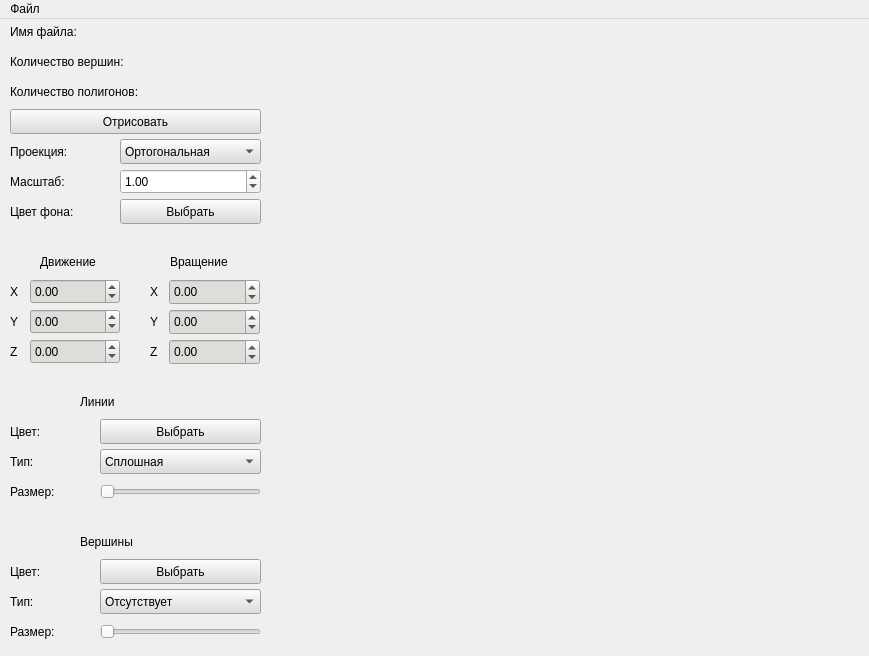
<?xml version="1.0" encoding="UTF-8"?>
<ui version="4.0">
 <class>MainWindow</class>
 <widget class="QMainWindow" name="MainWindow">
  <property name="geometry">
   <rect>
    <x>0</x>
    <y>0</y>
    <width>869</width>
    <height>656</height>
   </rect>
  </property>
  <property name="minimumSize">
   <size>
    <width>869</width>
    <height>656</height>
   </size>
  </property>
  <property name="maximumSize">
   <size>
    <width>869</width>
    <height>656</height>
   </size>
  </property>
  <property name="windowTitle">
   <string>3DViewer 2.0</string>
  </property>
  <widget class="QWidget" name="centralwidget">
   <widget class="QLabel" name="label_name_file">
    <property name="geometry">
     <rect>
      <x>10</x>
      <y>0</y>
      <width>251</width>
      <height>25</height>
     </rect>
    </property>
    <property name="text">
     <string>Имя файла:</string>
    </property>
   </widget>
   <widget class="QLabel" name="label_count_vertex">
    <property name="geometry">
     <rect>
      <x>10</x>
      <y>30</y>
      <width>251</width>
      <height>25</height>
     </rect>
    </property>
    <property name="text">
     <string>Количество вершин:</string>
    </property>
   </widget>
   <widget class="QLabel" name="label_count_polygon">
    <property name="geometry">
     <rect>
      <x>10</x>
      <y>60</y>
      <width>251</width>
      <height>25</height>
     </rect>
    </property>
    <property name="text">
     <string>Количество полигонов:</string>
    </property>
   </widget>
   <widget class="QLabel" name="label_rotation">
    <property name="geometry">
     <rect>
      <x>170</x>
      <y>230</y>
      <width>74</width>
      <height>25</height>
     </rect>
    </property>
    <property name="text">
     <string>Вращение</string>
    </property>
   </widget>
   <widget class="QLabel" name="label_movement">
    <property name="geometry">
     <rect>
      <x>40</x>
      <y>230</y>
      <width>81</width>
      <height>25</height>
     </rect>
    </property>
    <property name="text">
     <string>Движение</string>
    </property>
   </widget>
   <widget class="QLabel" name="label_vertex">
    <property name="geometry">
     <rect>
      <x>80</x>
      <y>510</y>
      <width>71</width>
      <height>25</height>
     </rect>
    </property>
    <property name="text">
     <string>Вершины</string>
    </property>
   </widget>
   <widget class="QLabel" name="label_line">
    <property name="geometry">
     <rect>
      <x>80</x>
      <y>370</y>
      <width>51</width>
      <height>25</height>
     </rect>
    </property>
    <property name="text">
     <string>Линии</string>
    </property>
   </widget>
   <widget class="QLabel" name="label_rotation_x">
    <property name="geometry">
     <rect>
      <x>150</x>
      <y>260</y>
      <width>10</width>
      <height>25</height>
     </rect>
    </property>
    <property name="text">
     <string>X</string>
    </property>
   </widget>
   <widget class="QLabel" name="label_rotation_y">
    <property name="geometry">
     <rect>
      <x>150</x>
      <y>290</y>
      <width>10</width>
      <height>25</height>
     </rect>
    </property>
    <property name="text">
     <string>Y</string>
    </property>
   </widget>
   <widget class="QLabel" name="label_rotation_z">
    <property name="geometry">
     <rect>
      <x>150</x>
      <y>320</y>
      <width>10</width>
      <height>25</height>
     </rect>
    </property>
    <property name="text">
     <string>Z</string>
    </property>
   </widget>
   <widget class="QLabel" name="label_movement_y">
    <property name="geometry">
     <rect>
      <x>10</x>
      <y>290</y>
      <width>10</width>
      <height>25</height>
     </rect>
    </property>
    <property name="text">
     <string>Y</string>
    </property>
   </widget>
   <widget class="QLabel" name="label_movement_z">
    <property name="geometry">
     <rect>
      <x>10</x>
      <y>320</y>
      <width>10</width>
      <height>25</height>
     </rect>
    </property>
    <property name="text">
     <string>Z</string>
    </property>
   </widget>
   <widget class="QLabel" name="label_movement_x">
    <property name="geometry">
     <rect>
      <x>10</x>
      <y>260</y>
      <width>10</width>
      <height>25</height>
     </rect>
    </property>
    <property name="text">
     <string>X</string>
    </property>
   </widget>
   <widget class="QDoubleSpinBox" name="spin_box_rotate_x">
    <property name="geometry">
     <rect>
      <x>169</x>
      <y>260</y>
      <width>91</width>
      <height>26</height>
     </rect>
    </property>
    <property name="styleSheet">
     <string notr="true">background-color: rgb(222, 221, 218);
      color: rgb(0, 0, 0);</string>
    </property>
    <property name="minimum">
     <double>-99.989999999999995</double>
    </property>
    <property name="maximum">
     <double>99.989999999999995</double>
    </property>
    <property name="singleStep">
     <double>0.100000000000000</double>
    </property>
   </widget>
   <widget class="QDoubleSpinBox" name="spin_box_rotate_y">
    <property name="geometry">
     <rect>
      <x>169</x>
      <y>290</y>
      <width>91</width>
      <height>26</height>
     </rect>
    </property>
    <property name="styleSheet">
     <string notr="true">background-color: rgb(222, 221, 218);
      color: rgb(0, 0, 0);</string>
    </property>
    <property name="minimum">
     <double>-99.989999999999995</double>
    </property>
    <property name="maximum">
     <double>99.989999999999995</double>
    </property>
    <property name="singleStep">
     <double>0.100000000000000</double>
    </property>
   </widget>
   <widget class="QDoubleSpinBox" name="spin_box_rotate_z">
    <property name="geometry">
     <rect>
      <x>169</x>
      <y>320</y>
      <width>91</width>
      <height>26</height>
     </rect>
    </property>
    <property name="styleSheet">
     <string notr="true">background-color: rgb(222, 221, 218);
      color: rgb(0, 0, 0);</string>
    </property>
    <property name="minimum">
     <double>-99.989999999999995</double>
    </property>
    <property name="maximum">
     <double>99.989999999999995</double>
    </property>
    <property name="singleStep">
     <double>0.100000000000000</double>
    </property>
   </widget>
   <widget class="QDoubleSpinBox" name="spin_box_movement_y">
    <property name="geometry">
     <rect>
      <x>30</x>
      <y>290</y>
      <width>90</width>
      <height>25</height>
     </rect>
    </property>
    <property name="styleSheet">
     <string notr="true">background-color: rgb(222, 221, 218);
      color: rgb(0, 0, 0);</string>
    </property>
    <property name="minimum">
     <double>-99.989999999999995</double>
    </property>
    <property name="singleStep">
     <double>0.100000000000000</double>
    </property>
   </widget>
   <widget class="QDoubleSpinBox" name="spin_box_movement_x">
    <property name="geometry">
     <rect>
      <x>30</x>
      <y>260</y>
      <width>90</width>
      <height>25</height>
     </rect>
    </property>
    <property name="styleSheet">
     <string notr="true">background-color: rgb(222, 221, 218);
      color: rgb(0, 0, 0);</string>
    </property>
    <property name="minimum">
     <double>-99.989999999999995</double>
    </property>
    <property name="singleStep">
     <double>0.100000000000000</double>
    </property>
   </widget>
   <widget class="QDoubleSpinBox" name="spin_box_movement_z">
    <property name="geometry">
     <rect>
      <x>30</x>
      <y>320</y>
      <width>90</width>
      <height>25</height>
     </rect>
    </property>
    <property name="styleSheet">
     <string notr="true">background-color: rgb(222, 221, 218);
      color: rgb(0, 0, 0);</string>
    </property>
    <property name="minimum">
     <double>-99.989999999999995</double>
    </property>
    <property name="singleStep">
     <double>0.100000000000000</double>
    </property>
    <property name="value">
     <double>0.000000000000000</double>
    </property>
   </widget>
   <widget class="QLabel" name="label_size_line">
    <property name="geometry">
     <rect>
      <x>10</x>
      <y>460</y>
      <width>61</width>
      <height>25</height>
     </rect>
    </property>
    <property name="text">
     <string>Размер:</string>
    </property>
   </widget>
   <widget class="QLabel" name="label_color_line">
    <property name="geometry">
     <rect>
      <x>10</x>
      <y>400</y>
      <width>61</width>
      <height>25</height>
     </rect>
    </property>
    <property name="text">
     <string>Цвет:</string>
    </property>
   </widget>
   <widget class="QLabel" name="label_type_line">
    <property name="geometry">
     <rect>
      <x>10</x>
      <y>430</y>
      <width>61</width>
      <height>25</height>
     </rect>
    </property>
    <property name="text">
     <string>Тип:</string>
    </property>
   </widget>
   <widget class="QComboBox" name="combo_box_type_line">
    <property name="geometry">
     <rect>
      <x>100</x>
      <y>430</y>
      <width>161</width>
      <height>25</height>
     </rect>
    </property>
    <property name="styleSheet">
     <string notr="true">background-color: rgb(222, 221, 218);
      color: rgb(0, 0, 0);</string>
    </property>
    <item>
     <property name="text">
      <string>Сплошная</string>
     </property>
    </item>
    <item>
     <property name="text">
      <string>Пунктирная</string>
     </property>
    </item>
   </widget>
   <widget class="QPushButton" name="button_select_color_line">
    <property name="geometry">
     <rect>
      <x>100</x>
      <y>400</y>
      <width>161</width>
      <height>25</height>
     </rect>
    </property>
    <property name="styleSheet">
     <string notr="true">background-color: rgb(222, 221, 218);
      color: rgb(0, 0, 0);</string>
    </property>
    <property name="text">
     <string>Выбрать</string>
    </property>
   </widget>
   <widget class="QLabel" name="label_color_vertex">
    <property name="geometry">
     <rect>
      <x>10</x>
      <y>540</y>
      <width>61</width>
      <height>25</height>
     </rect>
    </property>
    <property name="text">
     <string>Цвет:</string>
    </property>
   </widget>
   <widget class="QLabel" name="label_size_vertex">
    <property name="geometry">
     <rect>
      <x>10</x>
      <y>600</y>
      <width>61</width>
      <height>25</height>
     </rect>
    </property>
    <property name="text">
     <string>Размер:</string>
    </property>
   </widget>
   <widget class="QLabel" name="label_type_vertex">
    <property name="geometry">
     <rect>
      <x>10</x>
      <y>570</y>
      <width>61</width>
      <height>25</height>
     </rect>
    </property>
    <property name="text">
     <string>Тип:</string>
    </property>
   </widget>
   <widget class="QComboBox" name="combo_box_type_vertex">
    <property name="geometry">
     <rect>
      <x>100</x>
      <y>570</y>
      <width>161</width>
      <height>25</height>
     </rect>
    </property>
    <property name="styleSheet">
     <string notr="true">background-color: rgb(222, 221, 218);
      color: rgb(0, 0, 0);</string>
    </property>
    <item>
     <property name="text">
      <string>Отсутствует</string>
     </property>
    </item>
    <item>
     <property name="text">
      <string>Круг</string>
     </property>
    </item>
    <item>
     <property name="text">
      <string>Квадрат</string>
     </property>
    </item>
   </widget>
   <widget class="QPushButton" name="button_select_color_point">
    <property name="geometry">
     <rect>
      <x>100</x>
      <y>540</y>
      <width>161</width>
      <height>25</height>
     </rect>
    </property>
    <property name="styleSheet">
     <string notr="true">background-color: rgb(222, 221, 218);
      color: rgb(0, 0, 0);</string>
    </property>
    <property name="text">
     <string>Выбрать</string>
    </property>
   </widget>
   <widget class="QLabel" name="label_projection">
    <property name="geometry">
     <rect>
      <x>10</x>
      <y>120</y>
      <width>81</width>
      <height>25</height>
     </rect>
    </property>
    <property name="text">
     <string>Проекция:</string>
    </property>
   </widget>
   <widget class="QLabel" name="label_background_color">
    <property name="geometry">
     <rect>
      <x>10</x>
      <y>180</y>
      <width>81</width>
      <height>25</height>
     </rect>
    </property>
    <property name="text">
     <string>Цвет фона:</string>
    </property>
   </widget>
   <widget class="QLabel" name="label_scale">
    <property name="geometry">
     <rect>
      <x>10</x>
      <y>150</y>
      <width>81</width>
      <height>25</height>
     </rect>
    </property>
    <property name="text">
     <string>Масштаб:</string>
    </property>
   </widget>
   <widget class="QComboBox" name="combo_box_projection_type">
    <property name="geometry">
     <rect>
      <x>120</x>
      <y>120</y>
      <width>141</width>
      <height>25</height>
     </rect>
    </property>
    <property name="styleSheet">
     <string notr="true">background-color: rgb(222, 221, 218);
      color: rgb(0, 0, 0);</string>
    </property>
    <item>
     <property name="text">
      <string>Ортогональная</string>
     </property>
    </item>
    <item>
     <property name="text">
      <string>Перспективная</string>
     </property>
    </item>
   </widget>
   <widget class="QPushButton" name="button_select_background_color">
    <property name="geometry">
     <rect>
      <x>120</x>
      <y>180</y>
      <width>141</width>
      <height>25</height>
     </rect>
    </property>
    <property name="styleSheet">
     <string notr="true">background-color: rgb(222, 221, 218);
      color: rgb(0, 0, 0);</string>
    </property>
    <property name="text">
     <string>Выбрать</string>
    </property>
   </widget>
   <widget class="QPushButton" name="button_draw">
    <property name="geometry">
     <rect>
      <x>10</x>
      <y>90</y>
      <width>251</width>
      <height>25</height>
     </rect>
    </property>
    <property name="styleSheet">
     <string notr="true">background-color: rgb(222, 221, 218);
      color: rgb(0, 0, 0);</string>
    </property>
    <property name="text">
     <string>Отрисовать</string>
    </property>
   </widget>
   <widget class="QSlider" name="slider_size_vertex">
    <property name="geometry">
     <rect>
      <x>100</x>
      <y>600</y>
      <width>161</width>
      <height>25</height>
     </rect>
    </property>
    <property name="maximum">
     <number>20</number>
    </property>
    <property name="orientation">
     <enum>Qt::Horizontal</enum>
    </property>
   </widget>
   <widget class="QSlider" name="slider_size_line">
    <property name="geometry">
     <rect>
      <x>100</x>
      <y>460</y>
      <width>161</width>
      <height>25</height>
     </rect>
    </property>
    <property name="minimum">
     <number>1</number>
    </property>
    <property name="maximum">
     <number>10</number>
    </property>
    <property name="singleStep">
     <number>3</number>
    </property>
    <property name="orientation">
     <enum>Qt::Horizontal</enum>
    </property>
   </widget>
   <widget class="QDoubleSpinBox" name="spin_box_scale_model">
    <property name="geometry">
     <rect>
      <x>120</x>
      <y>150</y>
      <width>141</width>
      <height>25</height>
     </rect>
    </property>
    <property name="toolTipDuration">
     <number>-1</number>
    </property>
    <property name="minimum">
     <double>0.000000000000000</double>
    </property>
    <property name="maximum">
     <double>99.989999999999995</double>
    </property>
    <property name="singleStep">
     <double>0.100000000000000</double>
    </property>
    <property name="value">
     <double>1.000000000000000</double>
    </property>
   </widget>
   <widget class="WidgetDraw" name="widget_draw" native="true">
    <property name="geometry">
     <rect>
      <x>270</x>
      <y>20</y>
      <width>591</width>
      <height>611</height>
     </rect>
    </property>
   </widget>
  </widget>
  <widget class="QMenuBar" name="menubar">
   <property name="geometry">
    <rect>
     <x>0</x>
     <y>0</y>
     <width>869</width>
     <height>22</height>
    </rect>
   </property>
   <widget class="QMenu" name="menu">
    <property name="title">
     <string>Файл</string>
    </property>
    <addaction name="separator"/>
    <addaction name="qaction_open_file"/>
    <addaction name="qaction_clear_model"/>
    <addaction name="qaction_save_bmp"/>
    <addaction name="qaction_save_jpeg"/>
    <addaction name="qaction_save_gif"/>
   </widget>
   <addaction name="menu"/>
  </widget>
  <action name="qaction_open_file">
   <property name="text">
    <string>Открыть</string>
   </property>
  </action>
  <action name="SaveSettings">
   <property name="text">
    <string>Сохранить</string>
   </property>
  </action>
  <action name="action_4">
   <property name="text">
    <string>Загрузить</string>
   </property>
  </action>
  <action name="loadSettings">
   <property name="text">
    <string>Загрузить</string>
   </property>
  </action>
  <action name="qaction_clear_model">
   <property name="text">
    <string>Сбросить настройки</string>
   </property>
  </action>
  <action name="qaction_save_bmp">
   <property name="text">
    <string>Сохранить .bmp</string>
   </property>
  </action>
  <action name="qaction_save_jpeg">
   <property name="text">
    <string>Сохранить .jpeg</string>
   </property>
  </action>
  <action name="qaction_save_gif">
   <property name="text">
    <string>Сохранить .gif</string>
   </property>
  </action>
 </widget>
 <customwidgets>
  <customwidget>
   <class>WidgetDraw</class>
   <extends>QWidget</extends>
   <header>../../../src/front/widget_draw.h</header>
   <container>1</container>
  </customwidget>
 </customwidgets>
 <resources/>
 <connections/>
</ui>
